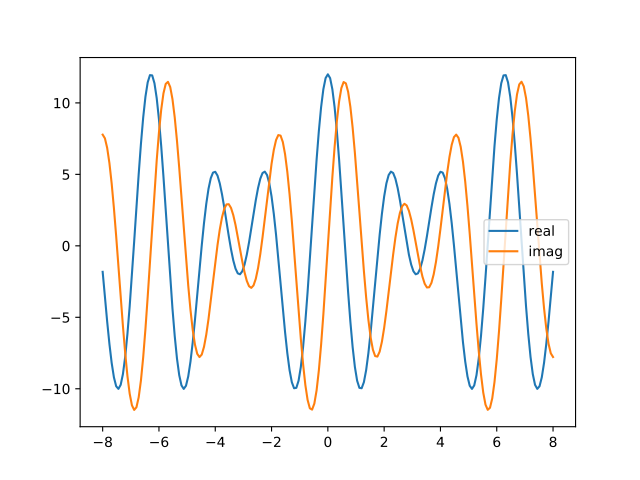

This figure's Python source:
import numpy as np
import matplotlib.pyplot as plt

x = np.linspace(-8, 8, 201)
z = 5*np.exp(2j*x) + 7*np.exp(3j*x)

plt.plot(x, np.real(z), label="real")
plt.plot(x, np.imag(z), label="imag")
plt.legend()

plt.show()
